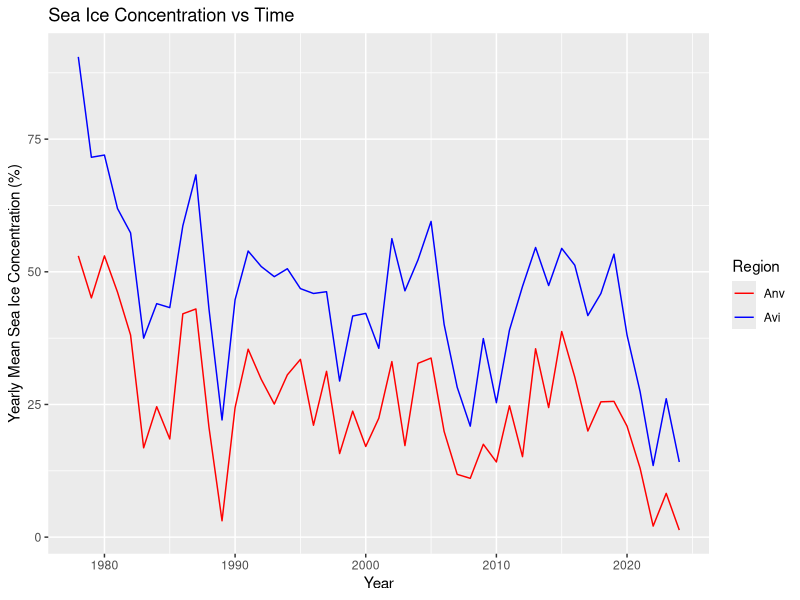

R code for this plot: (Note: this script raises an error after producing the figure.)
## ---- chunk 1
library(ggplot2)
library(dplyr)
## ---- chunk 2
sea_ice_data <- read.csv("SeaIceConc_Clean.csv")
head(sea_ice_data)
## ---- chunk 3
sea_ice_data <- sea_ice_data %>%
  filter(Subregion == "Anv" | Subregion == "Avi")

sea_ice_annual <- sea_ice_data %>%
  group_by(Year, Subregion) %>%
  summarise(
    average = mean(Mean_sea_ice_conc, na.rm = TRUE),
    .groups = "drop"
  )
## ---- chunk 4
sea_ice_graph <- ggplot(
  sea_ice_annual,
  aes(
    x = Year,
    y = average,
    color = Subregion
  )
) +
  geom_line() +
  labs(
    title = "Sea Ice Concentration vs Time",
    x = "Year",
    y = "Yearly Mean Sea Ice Concentration (%)",
    color = "Region"
  ) +
  scale_color_manual(values = c("Anv" = "red", "Avi" = "blue"))

print(sea_ice_graph)
## ---- chunk 5
dir.create("plots", showWarnings = FALSE)

ggsave(
  filename = "plots/sea_ice_two_regions.png",
  plot = sea_ice_plot,
  width = 10,
  height = 6,
  dpi = 300
)
